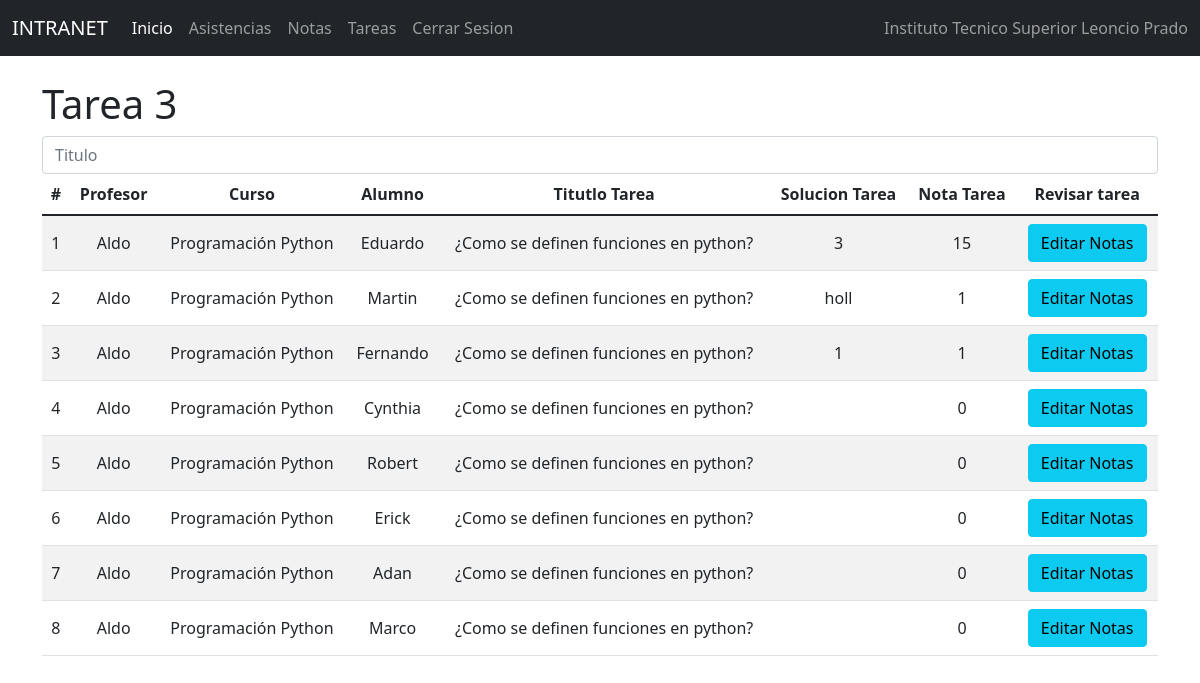
The app's page /indntt3/ with its own data.
### Notas/models.py (models this page shows, shortened)
class Notas(models.Model):
    id=models.IntegerField(primary_key=True)
    profesor = models.ForeignKey(Profesor, null=True,blank=True,on_delete=models.CASCADE)
    curso = models.ForeignKey(Curso, null=True,blank=True,on_delete=models.CASCADE)
    alumno = models.OneToOneField(to='Estudiante', to_field='id', null=True, blank=True, on_delete=models.CASCADE)
    sesion1_nt = models.IntegerField()
    sesion1_asis=models.CharField(max_length=50)
    tarea1_info = models.ForeignKey(Tarea1, null=True,blank=True,on_delete=models.CASCADE)
    soltarea1 = models.CharField(max_length=1000)
    notatarea1 = models.IntegerField()
    sesion2_nt = models.IntegerField()
    sesion2_asis=models.CharField(max_length=50)
    tarea2_info = models.ForeignKey(Tarea2, null=True,blank=True,on_delete=models.CASCADE)
    soltarea2 = models.CharField(max_length=1000)
    notatarea2 = models.IntegerField()
    sesion3_nt = models.IntegerField()
    sesion3_asis=models.CharField(max_length=50)
    tarea3_info = models.ForeignKey(Tarea3, null=True,blank=True,on_delete=models.CASCADE)
    soltarea3 = models.CharField(max_length=1000)
    notatarea3 = models.IntegerField()
    sesion4_nt = models.IntegerField()
    sesion4_asis=models.CharField(max_length=50)
    tarea4_info = models.ForeignKey(Tarea4, null=True,blank=True,on_delete=models.CASCADE)
    soltarea4 = models.CharField(max_length=1000)
    notatarea4 = models.IntegerField()
    sesion5_nt = models.IntegerField()
    sesion5_asis=models.CharField(max_length=50)
    tarea5_info = models.ForeignKey(Tarea5, null=True,blank=True,on_delete=models.CASCADE)
    soltarea5 = models.CharField(max_length=1000)
    notatarea5 = models.IntegerField()

class Profesor(models.Model):
    id=models.IntegerField(primary_key=True)
    nompro=models.CharField(max_length=50)
    apepro=models.CharField(max_length=50)
    dnipro=models.CharField(max_length=50)
    direccionpro=models.CharField(max_length=50)
    distritopro=models.ForeignKey(Distrito, null=True,blank=True,on_delete=models.CASCADE)
    emailpro=models.EmailField()
    estpro=models.IntegerField()
    usuario=models.OneToOneField(to='Usuario', to_field='id', null=True, blank=True, on_delete=models.CASCADE)

class Curso(models.Model):
    id=models.IntegerField(primary_key=True)
    nomcur=models.CharField(max_length=30)
    creditos=models.IntegerField()
    estcur=models.IntegerField()

class Estudiante(models.Model):
    id=models.IntegerField(primary_key=True)
    nomest=models.CharField(max_length=50)
    apeest=models.CharField(max_length=50)
    dniest=models.CharField(max_length=8)
    direccion=models.CharField(max_length=50)
    emailest=models.EmailField()
    estest=models.IntegerField()
    usuario=models.OneToOneField(to='Usuario', to_field='id', null=True, blank=True, on_delete=models.CASCADE)
    carrera=models.ForeignKey(Carrera, null=True, blank=True, on_delete=models.CASCADE)
    distrito=models.ForeignKey(Distrito, null=True, blank=True, on_delete=models.CASCADE)

class Tarea3(models.Model):
    id=models.IntegerField(primary_key=True)
    tittar = models.CharField(max_length=1000)
    destar = models.CharField(max_length=1000)
    profesor = models.ForeignKey(Profesor, null=True, blank=True, on_delete=models.CASCADE)
    curso =models.ForeignKey(Curso, null=True, blank=True, on_delete=models.CASCADE)
    carrera=models.ForeignKey(Carrera, null=True, blank=True, on_delete=models.CASCADE)

### Notas/views.py (the view)
# urls.py: path('indntt3/', indntt3),
def indntt3 (request):
    notas = Notas.objects.all()
    carrera = Carrera.objects.all()
    curso = Curso.objects.all()
    profesor = Profesor.objects.all()
    return render(request, 'PROCESOS/RegNotasTareas/gestionregntt3.html', {"notas": notas, "carrera":carrera,
    "curso":curso, "profesor":profesor})

### Notas/Templates/PROCESOS/RegNotasTareas/gestionregntt3.html (shortened to what this page needs)
{% extends "../../basepro.html" %}
{% block body %}
<div class="row">
    <div class="col-sm-12 col-md-12 col-lg-12 col-xl-12 ">
        <div class="table-responsive">
            <h1>Tarea 3</h1>
                <div class="form-group">
                    <input type="text" id="txtnta" name="txtnta" class="form-control" placeholder="Titulo" minlength="1"
                        maxlength="20" required>
                </div>
            <table class="table table-striped">
                <thead>
                    <tr>
                        <th>#</th>
                        <th>Profesor</th>
                        <th>Curso</th>
                        <th>Alumno</th>
                        <th>Titutlo Tarea</th>
                        <th>Solucion Tarea</th>
                        <th>Nota Tarea</th>
                        <th class="2">Revisar tarea</th>
                    </tr>
                </thead>
                <tbody>
                    {% for c in notas %}
                    <tr>
                        <td>{{forloop.counter}}</td>
                        <td>{{c.profesor.nompro}}</td>
                        <td>{{c.curso.nomcur}}</td>
                        <td>{{c.alumno.nomest}}</td>
                        <td>{{c.tarea3_info.tittar}}</td>
                        <td>{{c.soltarea3}}</td>
                        <td>{{c.notatarea3}}</td>
                        <td><a href="/editarntt3/{{c.id}}" class="btn btn-info">Editar Notas</a></td>
                    </tr>
                    {% endfor %}
                </tbody>
            </table>
        </div>
    </div>
</div>
{% endblock %}

### Notas/static/css/gestiontipusu.css (style rules this page uses)
th, td { text-align: center; vertical-align: middle; }

### records on screen
Notas: profesor.nompro "Aldo", curso.nomcur "Programación Python", alumno.nomest "Eduardo", tarea3_info.tittar "¿Como se definen funciones en python?", soltarea3 "3", notatarea3 "15"
Notas: profesor.nompro "Aldo", curso.nomcur "Programación Python", alumno.nomest "Martin", tarea3_info.tittar "¿Como se definen funciones en python?", soltarea3 "holl", notatarea3 "1"
Notas: profesor.nompro "Aldo", curso.nomcur "Programación Python", alumno.nomest "Fernando", tarea3_info.tittar "¿Como se definen funciones en python?", soltarea3 "1", notatarea3 "1"
Notas: profesor.nompro "Aldo", curso.nomcur "Programación Python", alumno.nomest "Cynthia", tarea3_info.tittar "¿Como se definen funciones en python?", notatarea3 "0"
Notas: profesor.nompro "Aldo", curso.nomcur "Programación Python", alumno.nomest "Robert", tarea3_info.tittar "¿Como se definen funciones en python?", notatarea3 "0"
Notas: profesor.nompro "Aldo", curso.nomcur "Programación Python", alumno.nomest "Erick", tarea3_info.tittar "¿Como se definen funciones en python?", notatarea3 "0"
Notas: profesor.nompro "Aldo", curso.nomcur "Programación Python", alumno.nomest "Adan", tarea3_info.tittar "¿Como se definen funciones en python?", notatarea3 "0"
Notas: profesor.nompro "Aldo", curso.nomcur "Programación Python", alumno.nomest "Marco", tarea3_info.tittar "¿Como se definen funciones en python?", notatarea3 "0"
